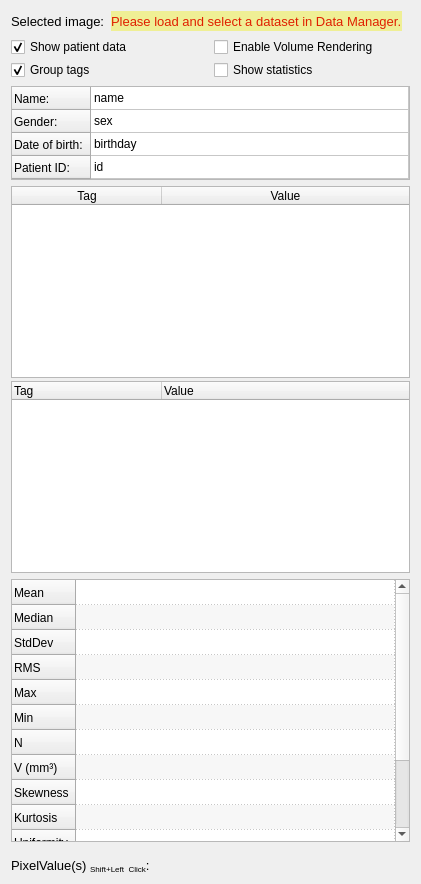
<?xml version="1.0" encoding="UTF-8"?>
<ui version="4.0">
 <class>ToolsPluginControls</class>
 <widget class="QWidget" name="ToolsPluginControls">
  <property name="geometry">
   <rect>
    <x>0</x>
    <y>0</y>
    <width>421</width>
    <height>884</height>
   </rect>
  </property>
  <property name="windowTitle">
   <string>Pope View</string>
  </property>
  <property name="styleSheet">
   <string notr="true">QPushButton {
    font: Roboto;
    font: bold;
    font-size: 14px;
 /*   color: #FFF;*/
    background-color: transparent;
    border: 0px;
    padding: 6px;
}
QPushButton:disabled {
   color: #595B5C;
}

QPushButton:hover
{
    background-color:rgba(0,0,0,20%);
}
QLabel
{
    font: Roboto;
/*    font: bold;*/
    font-size: 10pt;
/*    color: #FFF; */
}


QSpinBox, QSpinBox::before
{
    background-color: transparent;
    font: Roboto;
    font: normal;
    font-size: 10pt;
    color: #FFF; 
    border:0px;
}

QLabel#PatientName_label, QLabel#PatientGender_label, QLabel#PatientDOB_label, QLabel#PatientID_label
{
    font: normal;
}

QPushButton#Print_pushbutton 
{
    background-color: #db4067;
    border-width: 0px;
    border-top-left-radius:9px;
    border-top-right-radius:9px;
    border-bottom-left-radius:9px;
    border-bottom-right-radius:9px;
    padding: 12px;
    font: Roboto;
    font-size: 18px;
}

QPushButton#pushButtonRegionGrowing
{
    font-size:14px;
    padding: 12px;
}


QLabel#segmentation_title_label, QLabel#Profil_title_label
{
    font: Roboto;
    font-size: 16pt;
    color: #FFF; 
}


/****************************************************************
 *																*
 *	QWidgets menus												*
 *																*
 ***************************************************************/

QWidget#ProfileWidget
{
    background-color: #623288;
}

QLabel#logo_label
{
    background-color: #6f6f6f;
}
</string>
  </property>
  <layout class="QVBoxLayout" name="verticalLayout">
   <item>
    <layout class="QHBoxLayout" name="horizontalLayout_2">
     <item>
      <widget class="QLabel" name="label_SelectedImage">
       <property name="text">
        <string>Selected image:</string>
       </property>
      </widget>
     </item>
     <item>
      <widget class="QLabel" name="label_ImageNotSelected">
       <property name="styleSheet">
        <string notr="true">color: #E02000;
background-color: rgb(255, 255, 159);
background-color: #efef95;</string>
       </property>
       <property name="text">
        <string>Please load and select a dataset in Data Manager.</string>
       </property>
      </widget>
     </item>
     <item>
      <spacer name="horizontalSpacer">
       <property name="orientation">
        <enum>Qt::Horizontal</enum>
       </property>
       <property name="sizeHint" stdset="0">
        <size>
         <width>40</width>
         <height>20</height>
        </size>
       </property>
      </spacer>
     </item>
    </layout>
   </item>
   <item>
    <layout class="QHBoxLayout" name="horizontalLayout">
     <item>
      <layout class="QVBoxLayout" name="verticalLayout_4">
       <property name="spacing">
        <number>3</number>
       </property>
       <item>
        <widget class="QCheckBox" name="checkBox_ShowPatientData">
         <property name="text">
          <string>Show patient data</string>
         </property>
         <property name="checked">
          <bool>true</bool>
         </property>
        </widget>
       </item>
       <item>
        <widget class="QCheckBox" name="checkBox_GroupTags">
         <property name="text">
          <string>Group tags</string>
         </property>
         <property name="checked">
          <bool>true</bool>
         </property>
        </widget>
       </item>
      </layout>
     </item>
     <item>
      <layout class="QVBoxLayout" name="verticalLayout_5">
       <property name="spacing">
        <number>3</number>
       </property>
       <item>
        <widget class="QCheckBox" name="checkbox_EnableVolumeRendering">
         <property name="text">
          <string>Enable Volume Rendering</string>
         </property>
        </widget>
       </item>
       <item>
        <widget class="QCheckBox" name="checkBox_ShowStatistics">
         <property name="text">
          <string>Show statistics</string>
         </property>
        </widget>
       </item>
      </layout>
     </item>
    </layout>
   </item>
   <item>
    <widget class="QTableWidget" name="tableWidget_PatientData">
     <property name="sizePolicy">
      <sizepolicy hsizetype="Expanding" vsizetype="Preferred">
       <horstretch>0</horstretch>
       <verstretch>0</verstretch>
      </sizepolicy>
     </property>
     <property name="minimumSize">
      <size>
       <width>0</width>
       <height>94</height>
      </size>
     </property>
     <property name="maximumSize">
      <size>
       <width>16777215</width>
       <height>94</height>
      </size>
     </property>
     <property name="editTriggers">
      <set>QAbstractItemView::NoEditTriggers</set>
     </property>
     <property name="selectionMode">
      <enum>QAbstractItemView::NoSelection</enum>
     </property>
     <property name="selectionBehavior">
      <enum>QAbstractItemView::SelectRows</enum>
     </property>
     <attribute name="horizontalHeaderVisible">
      <bool>false</bool>
     </attribute>
     <attribute name="horizontalHeaderDefaultSectionSize">
      <number>140</number>
     </attribute>
     <attribute name="horizontalHeaderHighlightSections">
      <bool>false</bool>
     </attribute>
     <attribute name="horizontalHeaderStretchLastSection">
      <bool>true</bool>
     </attribute>
     <attribute name="verticalHeaderVisible">
      <bool>true</bool>
     </attribute>
     <attribute name="verticalHeaderDefaultSectionSize">
      <number>23</number>
     </attribute>
     <row>
      <property name="text">
       <string>Name:</string>
      </property>
     </row>
     <row>
      <property name="text">
       <string>Gender:</string>
      </property>
     </row>
     <row>
      <property name="text">
       <string>Date of birth:</string>
      </property>
     </row>
     <row>
      <property name="text">
       <string>Patient ID:</string>
      </property>
     </row>
     <column>
      <property name="text">
       <string>Value</string>
      </property>
     </column>
     <item row="0" column="0">
      <property name="text">
       <string>name</string>
      </property>
     </item>
     <item row="1" column="0">
      <property name="text">
       <string>sex</string>
      </property>
     </item>
     <item row="2" column="0">
      <property name="text">
       <string>birthday</string>
      </property>
     </item>
     <item row="3" column="0">
      <property name="text">
       <string>id</string>
      </property>
     </item>
    </widget>
   </item>
   <item>
    <widget class="QWidget" name="verticalWidget" native="true">
     <property name="sizePolicy">
      <sizepolicy hsizetype="Expanding" vsizetype="Expanding">
       <horstretch>0</horstretch>
       <verstretch>0</verstretch>
      </sizepolicy>
     </property>
     <layout class="QVBoxLayout" name="verticalLayout_3">
      <property name="spacing">
       <number>3</number>
      </property>
      <property name="leftMargin">
       <number>0</number>
      </property>
      <property name="topMargin">
       <number>0</number>
      </property>
      <property name="rightMargin">
       <number>0</number>
      </property>
      <property name="bottomMargin">
       <number>0</number>
      </property>
      <item>
       <widget class="QTableWidget" name="tableWidget_Tags">
        <property name="enabled">
         <bool>true</bool>
        </property>
        <property name="sizePolicy">
         <sizepolicy hsizetype="Expanding" vsizetype="Expanding">
          <horstretch>0</horstretch>
          <verstretch>0</verstretch>
         </sizepolicy>
        </property>
        <property name="editTriggers">
         <set>QAbstractItemView::DoubleClicked|QAbstractItemView::EditKeyPressed</set>
        </property>
        <property name="selectionMode">
         <enum>QAbstractItemView::MultiSelection</enum>
        </property>
        <property name="selectionBehavior">
         <enum>QAbstractItemView::SelectRows</enum>
        </property>
        <attribute name="horizontalHeaderVisible">
         <bool>true</bool>
        </attribute>
        <attribute name="horizontalHeaderDefaultSectionSize">
         <number>150</number>
        </attribute>
        <attribute name="horizontalHeaderHighlightSections">
         <bool>false</bool>
        </attribute>
        <attribute name="horizontalHeaderStretchLastSection">
         <bool>true</bool>
        </attribute>
        <attribute name="verticalHeaderVisible">
         <bool>false</bool>
        </attribute>
        <attribute name="verticalHeaderDefaultSectionSize">
         <number>18</number>
        </attribute>
        <attribute name="verticalHeaderMinimumSectionSize">
         <number>18</number>
        </attribute>
        <column>
         <property name="text">
          <string>Tag</string>
         </property>
        </column>
        <column>
         <property name="text">
          <string>Value</string>
         </property>
        </column>
       </widget>
      </item>
      <item>
       <widget class="QTreeWidget" name="treeWidget_Tags">
        <property name="editTriggers">
         <set>QAbstractItemView::DoubleClicked</set>
        </property>
        <attribute name="headerDefaultSectionSize">
         <number>150</number>
        </attribute>
        <attribute name="headerMinimumSectionSize">
         <number>150</number>
        </attribute>
        <column>
         <property name="text">
          <string>Tag</string>
         </property>
        </column>
        <column>
         <property name="text">
          <string>Value</string>
         </property>
        </column>
       </widget>
      </item>
     </layout>
    </widget>
   </item>
   <item>
    <widget class="QTableWidget" name="tableWidget_Statistics">
     <property name="minimumSize">
      <size>
       <width>100</width>
       <height>180</height>
      </size>
     </property>
     <property name="maximumSize">
      <size>
       <width>16777215</width>
       <height>16777215</height>
      </size>
     </property>
     <property name="verticalScrollBarPolicy">
      <enum>Qt::ScrollBarAsNeeded</enum>
     </property>
     <property name="horizontalScrollBarPolicy">
      <enum>Qt::ScrollBarAsNeeded</enum>
     </property>
     <property name="autoScroll">
      <bool>true</bool>
     </property>
     <property name="editTriggers">
      <set>QAbstractItemView::NoEditTriggers</set>
     </property>
     <property name="alternatingRowColors">
      <bool>true</bool>
     </property>
     <property name="showGrid">
      <bool>true</bool>
     </property>
     <property name="gridStyle">
      <enum>Qt::DotLine</enum>
     </property>
     <property name="cornerButtonEnabled">
      <bool>false</bool>
     </property>
     <property name="rowCount">
      <number>14</number>
     </property>
     <property name="columnCount">
      <number>1</number>
     </property>
     <attribute name="horizontalHeaderVisible">
      <bool>false</bool>
     </attribute>
     <attribute name="horizontalHeaderCascadingSectionResizes">
      <bool>false</bool>
     </attribute>
     <attribute name="horizontalHeaderDefaultSectionSize">
      <number>80</number>
     </attribute>
     <attribute name="horizontalHeaderHighlightSections">
      <bool>true</bool>
     </attribute>
     <attribute name="horizontalHeaderMinimumSectionSize">
      <number>80</number>
     </attribute>
     <attribute name="horizontalHeaderShowSortIndicator" stdset="0">
      <bool>false</bool>
     </attribute>
     <attribute name="horizontalHeaderStretchLastSection">
      <bool>true</bool>
     </attribute>
     <attribute name="verticalHeaderVisible">
      <bool>true</bool>
     </attribute>
     <attribute name="verticalHeaderCascadingSectionResizes">
      <bool>false</bool>
     </attribute>
     <attribute name="verticalHeaderDefaultSectionSize">
      <number>25</number>
     </attribute>
     <attribute name="verticalHeaderMinimumSectionSize">
      <number>25</number>
     </attribute>
     <attribute name="verticalHeaderShowSortIndicator" stdset="0">
      <bool>false</bool>
     </attribute>
     <attribute name="verticalHeaderStretchLastSection">
      <bool>false</bool>
     </attribute>
     <row>
      <property name="text">
       <string>Mean</string>
      </property>
     </row>
     <row>
      <property name="text">
       <string>Median</string>
      </property>
     </row>
     <row>
      <property name="text">
       <string>StdDev</string>
      </property>
     </row>
     <row>
      <property name="text">
       <string>RMS</string>
      </property>
     </row>
     <row>
      <property name="text">
       <string>Max</string>
      </property>
     </row>
     <row>
      <property name="text">
       <string>Min</string>
      </property>
     </row>
     <row>
      <property name="text">
       <string>N</string>
      </property>
     </row>
     <row>
      <property name="text">
       <string>V (mm³)</string>
      </property>
     </row>
     <row>
      <property name="text">
       <string>Skewness</string>
      </property>
     </row>
     <row>
      <property name="text">
       <string>Kurtosis</string>
      </property>
     </row>
     <row>
      <property name="text">
       <string>Uniformity</string>
      </property>
     </row>
     <row>
      <property name="text">
       <string>Entropy</string>
      </property>
     </row>
     <row>
      <property name="text">
       <string>MPP</string>
      </property>
     </row>
     <row>
      <property name="text">
       <string>UPP</string>
      </property>
     </row>
     <column>
      <property name="text">
       <string>0</string>
      </property>
     </column>
    </widget>
   </item>
   <item>
    <spacer name="verticalSpacer">
     <property name="orientation">
      <enum>Qt::Vertical</enum>
     </property>
     <property name="sizeType">
      <enum>QSizePolicy::Fixed</enum>
     </property>
     <property name="sizeHint" stdset="0">
      <size>
       <width>10</width>
       <height>10</height>
      </size>
     </property>
    </spacer>
   </item>
   <item>
    <layout class="QVBoxLayout" name="verticalLayout_2">
     <item>
      <widget class="QLabel" name="label_PixelValue">
       <property name="text">
        <string>PixelValue(s) &lt;span style=&quot; vertical-align:sub;&quot;&gt;Shift+Left_Click&lt;/span&gt;:</string>
       </property>
       <property name="wordWrap">
        <bool>true</bool>
       </property>
      </widget>
     </item>
    </layout>
   </item>
  </layout>
 </widget>
 <layoutdefault spacing="6" margin="11"/>
 <resources/>
 <connections/>
</ui>
